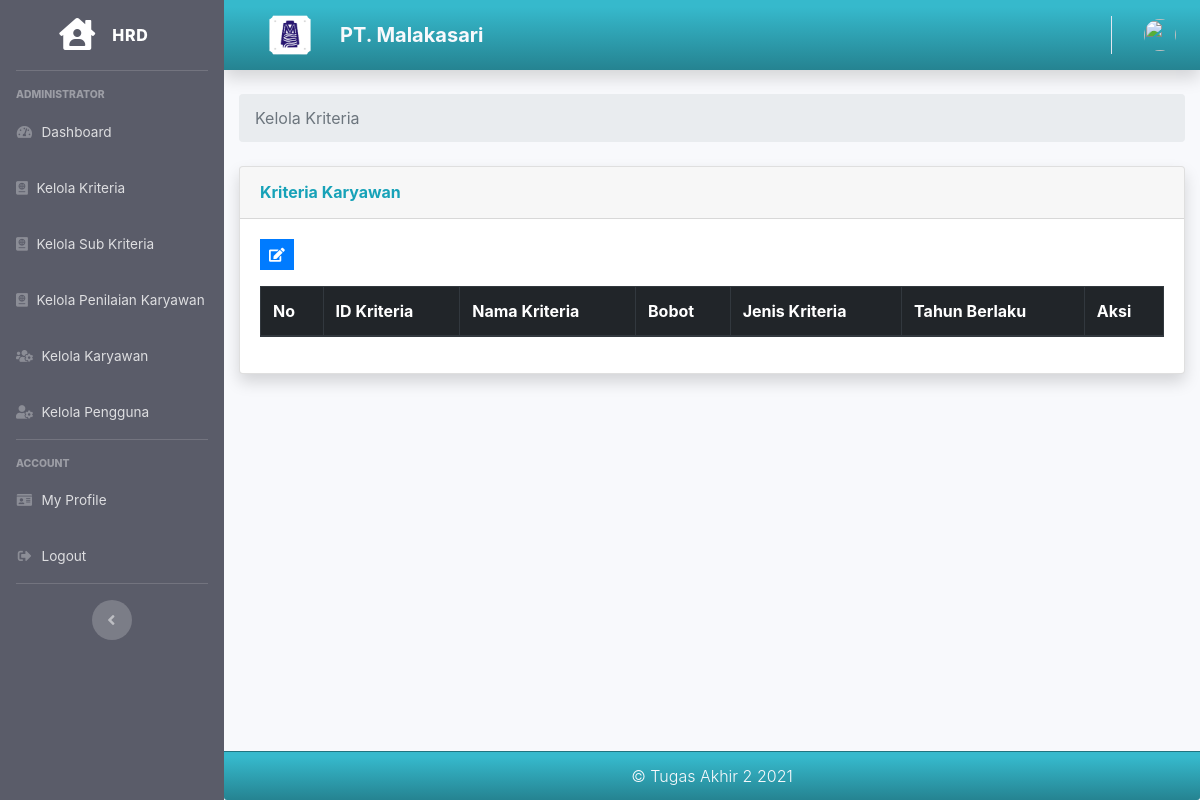
/index.php/hrd/kelola_kriteria, run on an earlier commit of the app's database.
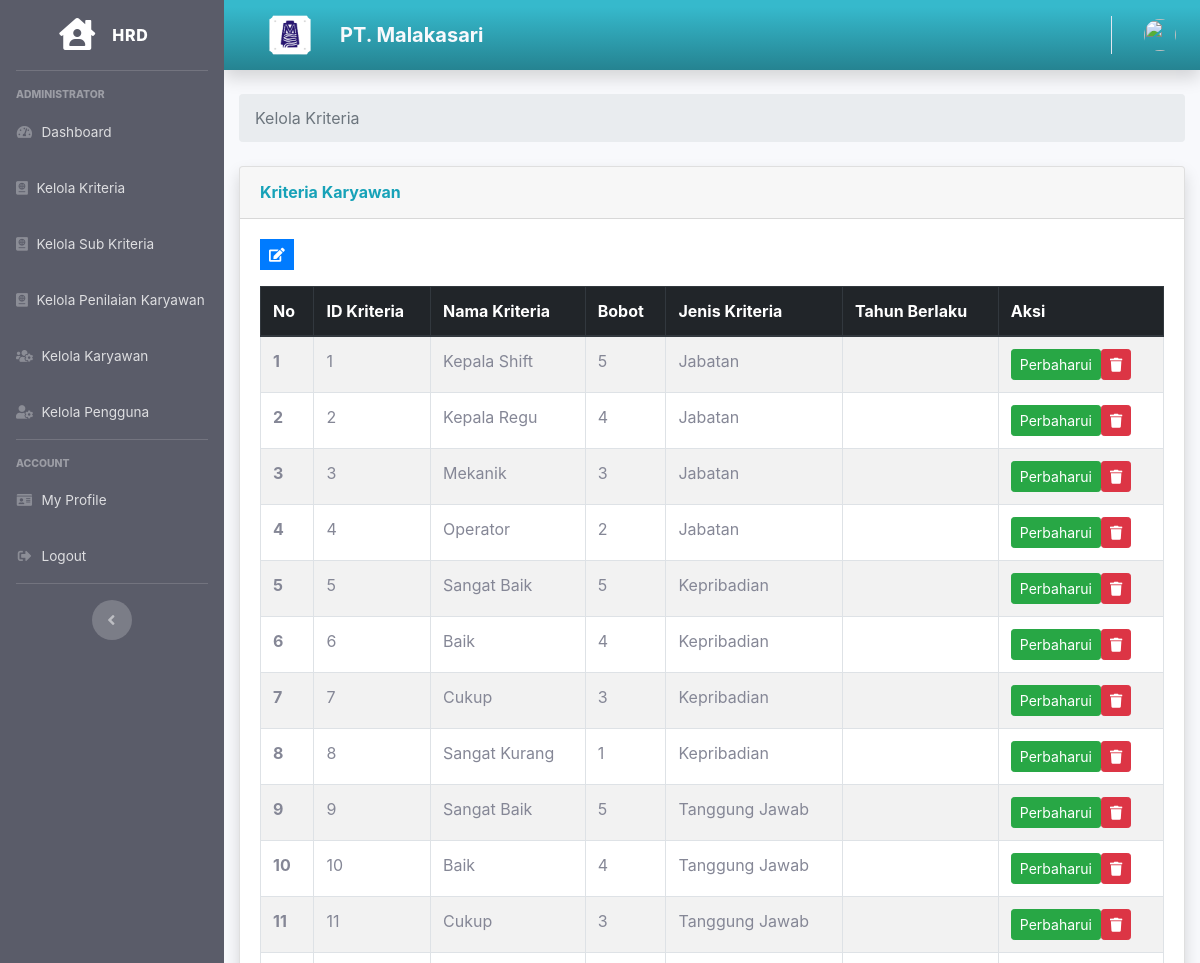
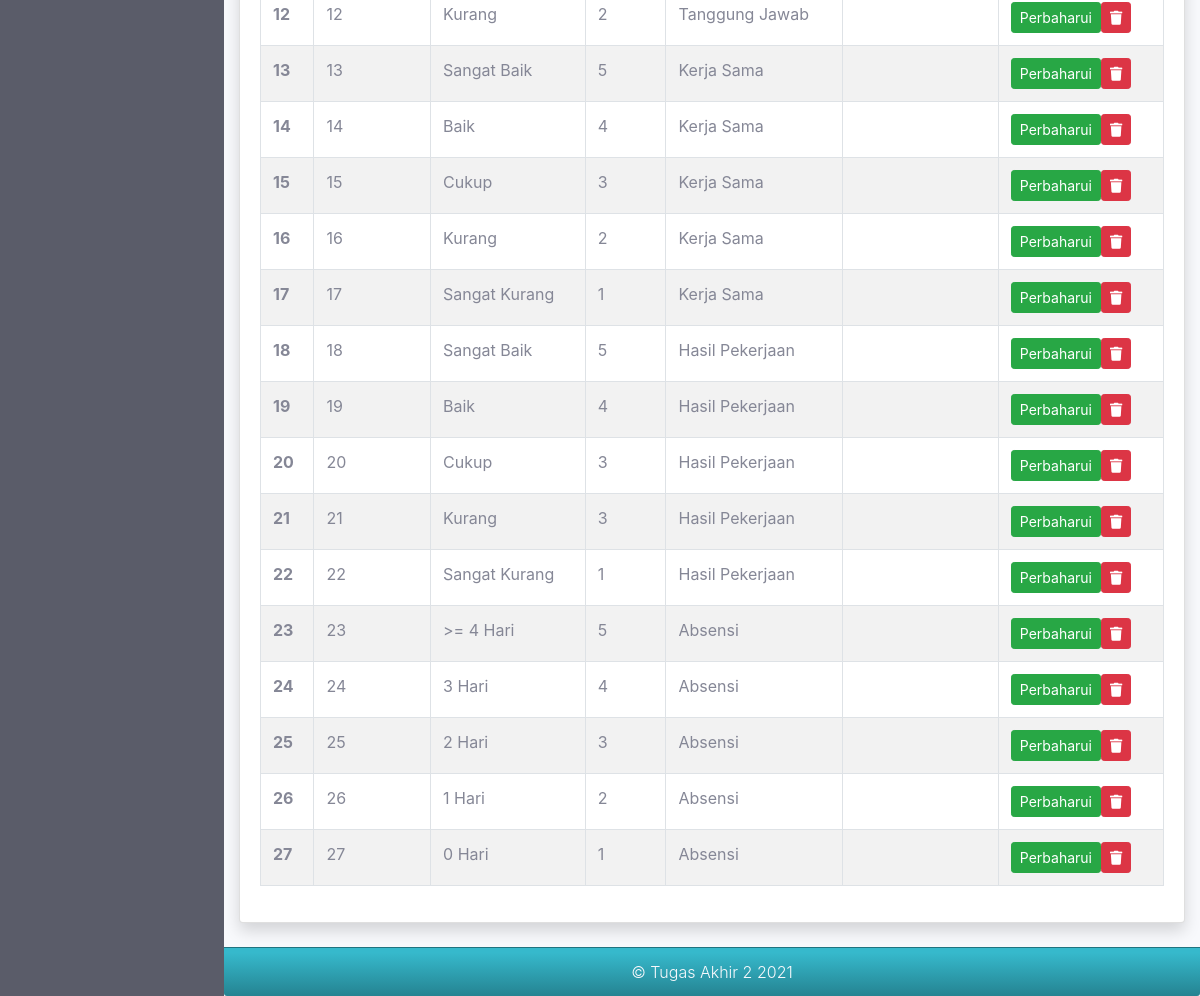
And on a later commit of the database (2 pictures, top to bottom).
### tables this page shows
CREATE TABLE `tb_kriteria` (
  `id_kriteria` int(11) NOT NULL,
  `nama_kriteria` varchar(50) NOT NULL,
  `bobot_kriteria` int(11) NOT NULL,
  `jenis_kriteria` varchar(15) NOT NULL
);

### application/controllers/Hrd.php (called while the page is built, shortened)
<?php
class Hrd extends CI_Controller
{
    public function __construct()
    {
        $this->load->model('Hrd_model');
        $this->load->model('Kriteria_model');
        $this->load->model('Kriteria_model');
        $this->load->model('Kabag_model');
        $this->load->model('Karyawan_model');
        $this->load->model('Penilaian_model');
        $this->load->model('Peringkat_model');
    }
    public function kelola_kriteria()
    {
        $data['user'] = $this->db->get_where('user', ['email' => $this->session->userdata('email')])->row_array();
        $data['tb_kriteria'] = $this->db->get('tb_kriteria')->result_array();
        $data['cek'] = $this->Kriteria_model->cekIfUsed();
        $data['title'] = 'Kelola Kriteria';
        $this->load->view('templates/hrd_header', $data);
        $this->load->view('templates/hrd_sidebar', $data);
        $this->load->view('templates/hrd_topbar', $data);
        $this->load->view('hrd/kelola_kriteria', $data);
        $this->load->view('templates/hrd_footer', $data);
    }
}

### index.php (called while the page is built, shortened)
<?php
require_once BASEPATH.'core/CodeIgniter.php';

### application/views/hrd/kelola_kriteria.php (the view, shortened to what this page needs)
<div class="container-fluid">
    <nav aria-label="breadcrumb">
        <ol class="breadcrumb">
            <li class="breadcrumb-item active" aria-current="page">Kelola Kriteria</li>
        </ol>
    </nav>
    <div class="card shadow mb-4">
        <div class="card-header py-3">
            <h6 class="m-0 font-weight-bold text-info">Kriteria Karyawan</h6>
        </div>
        <div class="card-body">
            <?php
            if (empty($cek)) {
                echo '<a class="btn btn-primary btn-sm rounded-0 mb-3" data-toggle="tooltip" data-placement="top" title="Input" href="' . base_url('hrd/tambah_kriteria') . '">
                            <i class="fa fa-edit"></i>
                        </a>';
            }
            ?>
            <table id="example" class="table table-striped table-bordered" style="width:100%">
                <thead class="thead-dark">
                    <tr>
                        <th scope="col">No</th>
                        <th scope="col">ID Kriteria</th>
                        <th scope="col">Nama Kriteria</th>
                        <th scope="col">Bobot</th>
                        <th scope="col">Jenis Kriteria</th>
                        <th scope="col">Tahun Berlaku</th>
                        <th scope="col">Aksi</th>
                    </tr>
                </thead>
                <tbody>
                    <?php $i = 1; ?>
                    <?php foreach ($tb_kriteria as $p) : ?>
                        <tr>
                            <th scope="row"><?= $i; ?></th>
                            <td><?= $p['id_kriteria']; ?></td>
                            <td><?= $p['nama_kriteria']; ?></td>
                            <td><?= $p['bobot_kriteria']; ?></td>
                            <td><?= $p['jenis_kriteria']; ?></td>
                            <td><?= $p['tahun']; ?></td>
                            <td>
                                <?php
                                if (empty($cek)) {
                                    if ($p['tahun'] == date("Y")) {
                                        echo '<a class="btn btn-success btn-sm " type="a" data-toggle="tooltip" data-placement="top" title="Edit" href="' . base_url() . 'hrd/ubah_kriteria/' . $p['id_kriteria'] . '"><i class="fa fa-edit"></i></a>';
                                    } else {
                                        echo '<a class="btn btn-success btn-sm " type="a" data-toggle="tooltip" data-placement="top" title="Edit" href="' . base_url() . 'hrd/ubah_kriteria/' . $p['id_kriteria'] . '">Perbaharui</a>';
                                    }
                                    echo '<a class="btn btn-danger btn-sm tombol-hapus-kriteria" type="button" data-toggle="tooltip" data-placement="top" title="Delete" href="' . base_url() . 'hrd/delete_kriteria/' . $p['id_kriteria'] . '"><i class="fa fa-trash"></i></a>';
                                } else {
                                    echo '<small> Telah Terpakai</small>';
                                }
                                ?>
                            </td>
                        </tr>
                        <?php $i++; ?>
                    <?php endforeach; ?>
                </tbody>
            </table>
        </div>
    </div>
</div>
</div>

What changed in the data, as far as the page shows it:
added tb_kriteria: id_kriteria "1", nama_kriteria "Kepala Shift", bobot_kriteria "5", jenis_kriteria "Jabatan"
added tb_kriteria: id_kriteria "2", nama_kriteria "Kepala Regu", bobot_kriteria "4", jenis_kriteria "Jabatan"
added tb_kriteria: id_kriteria "3", nama_kriteria "Mekanik", bobot_kriteria "3", jenis_kriteria "Jabatan"
added tb_kriteria: id_kriteria "4", nama_kriteria "Operator", bobot_kriteria "2", jenis_kriteria "Jabatan"
added tb_kriteria: id_kriteria "5", nama_kriteria "Sangat Baik", bobot_kriteria "5", jenis_kriteria "Kepribadian"
added tb_kriteria: id_kriteria "6", nama_kriteria "Baik", bobot_kriteria "4", jenis_kriteria "Kepribadian"
added tb_kriteria: id_kriteria "7", nama_kriteria "Cukup", bobot_kriteria "3", jenis_kriteria "Kepribadian"
added tb_kriteria: id_kriteria "8", nama_kriteria "Sangat Kurang", bobot_kriteria "1", jenis_kriteria "Kepribadian"
added tb_kriteria: id_kriteria "9", nama_kriteria "Sangat Baik", bobot_kriteria "5", jenis_kriteria "Tanggung Jawab"
added tb_kriteria: id_kriteria "10", nama_kriteria "Baik", bobot_kriteria "4", jenis_kriteria "Tanggung Jawab"
added tb_kriteria: id_kriteria "11", nama_kriteria "Cukup", bobot_kriteria "3", jenis_kriteria "Tanggung Jawab"
added tb_kriteria: id_kriteria "12", nama_kriteria "Kurang", bobot_kriteria "2", jenis_kriteria "Tanggung Jawab"
added tb_kriteria: id_kriteria "13", nama_kriteria "Sangat Baik", bobot_kriteria "5", jenis_kriteria "Kerja Sama"
added tb_kriteria: id_kriteria "14", nama_kriteria "Baik", bobot_kriteria "4", jenis_kriteria "Kerja Sama"
added tb_kriteria: id_kriteria "15", nama_kriteria "Cukup", bobot_kriteria "3", jenis_kriteria "Kerja Sama"
added tb_kriteria: id_kriteria "16", nama_kriteria "Kurang", bobot_kriteria "2", jenis_kriteria "Kerja Sama"
added tb_kriteria: id_kriteria "17", nama_kriteria "Sangat Kurang", bobot_kriteria "1", jenis_kriteria "Kerja Sama"
added tb_kriteria: id_kriteria "18", nama_kriteria "Sangat Baik", bobot_kriteria "5", jenis_kriteria "Hasil Pekerjaan"
added tb_kriteria: id_kriteria "19", nama_kriteria "Baik", bobot_kriteria "4", jenis_kriteria "Hasil Pekerjaan"
added tb_kriteria: id_kriteria "20", nama_kriteria "Cukup", bobot_kriteria "3", jenis_kriteria "Hasil Pekerjaan"
added tb_kriteria: id_kriteria "21", nama_kriteria "Kurang", bobot_kriteria "3", jenis_kriteria "Hasil Pekerjaan"
added tb_kriteria: id_kriteria "22", nama_kriteria "Sangat Kurang", bobot_kriteria "1", jenis_kriteria "Hasil Pekerjaan"
added tb_kriteria: id_kriteria "23", nama_kriteria ">= 4 Hari", bobot_kriteria "5", jenis_kriteria "Absensi"
added tb_kriteria: id_kriteria "24", nama_kriteria "3 Hari", bobot_kriteria "4", jenis_kriteria "Absensi"
added tb_kriteria: id_kriteria "25", nama_kriteria "2 Hari", bobot_kriteria "3", jenis_kriteria "Absensi"
added tb_kriteria: id_kriteria "26", nama_kriteria "1 Hari", bobot_kriteria "2", jenis_kriteria "Absensi"
added tb_kriteria: id_kriteria "27", nama_kriteria "0 Hari", bobot_kriteria "1", jenis_kriteria "Absensi"
